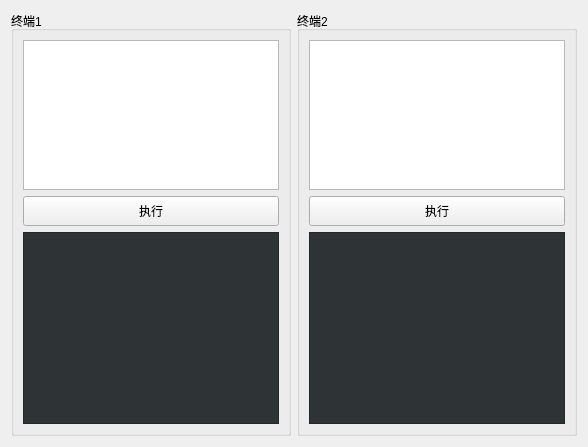
          <widget class="QWidget" name="tab_5">
           <attribute name="title">
            <string>快速终端</string>
           </attribute>
           <layout class="QVBoxLayout" name="verticalLayout_19">
            <item>
             <layout class="QHBoxLayout" name="horizontalLayout_8">
              <item>
               <widget class="QGroupBox" name="groupBox_5">
                <property name="title">
                 <string>终端1</string>
                </property>
                <layout class="QVBoxLayout" name="verticalLayout_16">
                 <item>
                  <layout class="QVBoxLayout" name="verticalLayout_15">
                   <item>
                    <widget class="QTextEdit" name="textEdit_terminal_input1">
                     <property name="maximumSize">
                      <size>
                       <width>16777215</width>
                       <height>150</height>
                      </size>
                     </property>
                    </widget>
                   </item>
                   <item>
                    <widget class="QPushButton" name="button_terminal1">
                     <property name="minimumSize">
                      <size>
                       <width>0</width>
                       <height>30</height>
                      </size>
                     </property>
                     <property name="maximumSize">
                      <size>
                       <width>16777215</width>
                       <height>30</height>
                      </size>
                     </property>
                     <property name="text">
                      <string>执行</string>
                     </property>
                     <property name="icon">
                      <iconset resource="../../Ros_Qt5_Gui_App/resources/images.qrc">
                       <normaloff>:/images/Navigate.png</normaloff>:/images/Navigate.png</iconset>
                     </property>
                    </widget>
                   </item>
                   <item>
                    <widget class="QTextEdit" name="textEdit_terminal_output1">
                     <property name="styleSheet">
                      <string notr="true">background: rgb(46, 52, 54)</string>
                     </property>
                    </widget>
                   </item>
                  </layout>
                 </item>
                </layout>
               </widget>
              </item>
              <item>
               <widget class="QGroupBox" name="groupBox_6">
                <property name="title">
                 <string>终端2</string>
                </property>
                <layout class="QVBoxLayout" name="verticalLayout_17">
                 <item>
                  <layout class="QVBoxLayout" name="verticalLayout_18">
                   <item>
                    <widget class="QTextEdit" name="textEdit_terminal_input2">
                     <property name="maximumSize">
                      <size>
                       <width>16777215</width>
                       <height>150</height>
                      </size>
                     </property>
                    </widget>
                   </item>
                   <item>
                    <widget class="QPushButton" name="button_terminal2">
                     <property name="minimumSize">
                      <size>
                       <width>0</width>
                       <height>30</height>
                      </size>
                     </property>
                     <property name="maximumSize">
                      <size>
                       <width>16777215</width>
                       <height>30</height>
                      </size>
                     </property>
                     <property name="text">
                      <string>执行</string>
                     </property>
                     <property name="icon">
                      <iconset resource="../../Ros_Qt5_Gui_App/resources/images.qrc">
                       <normaloff>:/images/Navigate.png</normaloff>:/images/Navigate.png</iconset>
                     </property>
                    </widget>
                   </item>
                   <item>
                    <widget class="QTextEdit" name="textEdit_terminal_output2">
                     <property name="styleSheet">
                      <string notr="true">background: rgb(46, 52, 54)</string>
                     </property>
                    </widget>
                   </item>
                  </layout>
                 </item>
                </layout>
               </widget>
              </item>
             </layout>
            </item>
           </layout>
          </widget>
